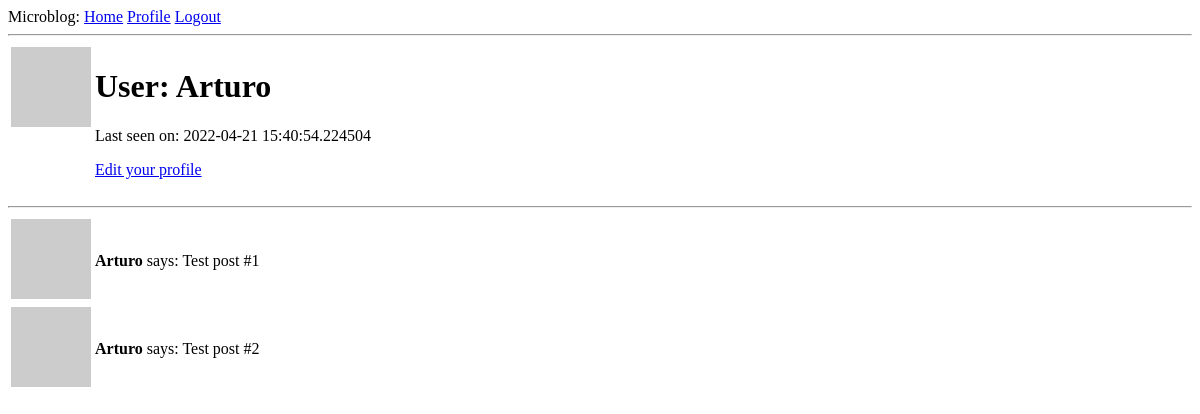
Page /user/Arturo (signed in) on the earlier database version.
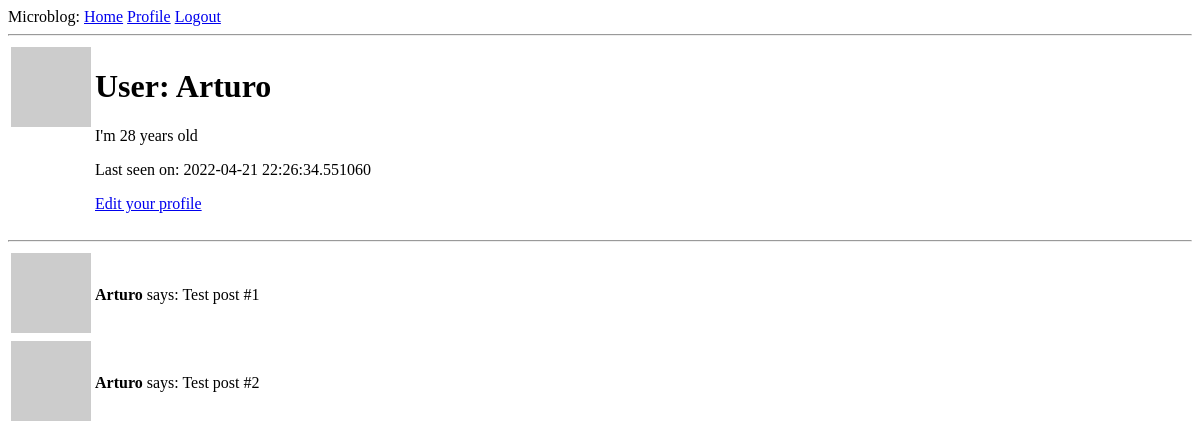
Same page on the later database version.
### app/models.py (models this page shows, shortened)
class User(UserMixin, db.Model):
    id = db.Column(db.Integer, primary_key=True)
    username = db.Column(db.String(64), index=True, unique=True)
    email = db.Column(db.String(120), index=True, unique=True)
    password_hash = db.Column(db.String(128))
    posts = db.relationship('Post', backref='author', lazy='dynamic')
    about_me = db.Column(db.String(140))
    last_seen = db.Column(db.DateTime, default=datetime.utcnow)
    def avatar(self, size):
        digest = md5(self.email.lower().encode('utf-8')).hexdigest()
        return f'https://www.gravatar.com/avatar/{digest}?d=identicon&s={size}'

### app/routes.py (the view)
@app.route('/user/<username>')
@login_required
def user(username):
    user = User.query.filter_by(username=username).first_or_404()
    posts = [
        {'author': user, 'body': 'Test post #1'},
        {'author': user, 'body': 'Test post #2'}
    ]
    return render_template('user.html', user=user, posts=posts)

### app/models.py (called while the page is built)
@login.user_loader
def load_user(id):
    return User.query.get(int(id))

### app/routes.py (called while the page is built)
@app.before_request
def before_request():
    if current_user.is_authenticated:
        current_user.last_seen = datetime.utcnow()
        db.session.commit()

### app/templates/user.html
{% extends "base.html" %}
{% block content %}
    <table>
        <tr valign="top">
            <td><img src="{{ user.avatar(128) }}"</td>
            <td>
                <h1>User: {{ user.username }}</h1>
                {% if user.about_me %}<p>{{ user.about_me }}</p>{% endif %}
                {% if user.last_seen %}<p>Last seen on: {{ user.last_seen }}</p>{% endif %}
                {% if user == current_user %}
                <p><a href="{{ url_for('edit_profile') }}">Edit your profile</a></p>
                {% endif %}
            </td>
        </tr>
    </table>
    <hr />
    <table>
        {% for post in posts %}
        {% include '_post.html' %}
        {% endfor %}
    </table>
{% endblock %}

### app/templates/base.html (shortened to what this page needs)
<!DOCTYPE html>
<html>
  <head>
  </head>
  <body>
    <div>
      Microblog:
      <a href="{{ url_for('index') }}">Home</a>
      {% if current_user.is_anonymous %}
      <a href="{{ url_for('login') }}">Login</a>
      {% else %}
      <a href="{{ url_for('user', username=current_user.username) }}"
        >Profile</a
      >
      <a href="{{ url_for('logout') }}">Logout</a>
      {% endif %}
    </div>
    <hr />
     {% block content %}{% endblock %}
  </body>
</html>

### app/templates/_post.html
<tr>
  <td><img src="{{ post.author.avatar(36) }}" /></td>
  <td>
    <p><b>{{ post.author.username }}</b> says: {{ post.body }}</p>
  </td>
</tr>

Differences in the rows shown:
changed User "Arturo": about_me (not shown) → "I'm 28 years old"; last_seen "2022-04-21 15:40:54.224504" → "2022-04-21 22:26:34.551060"
